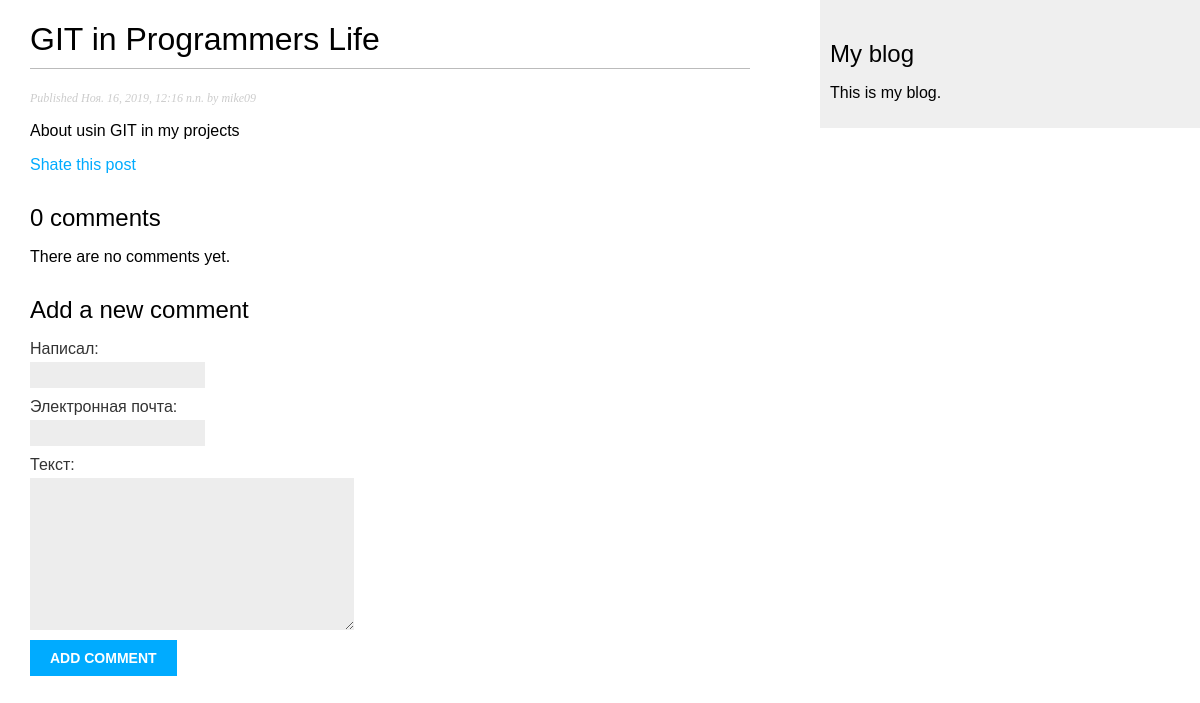
The app's page /blog/2019/11/16/git-programmers-life/, older data.
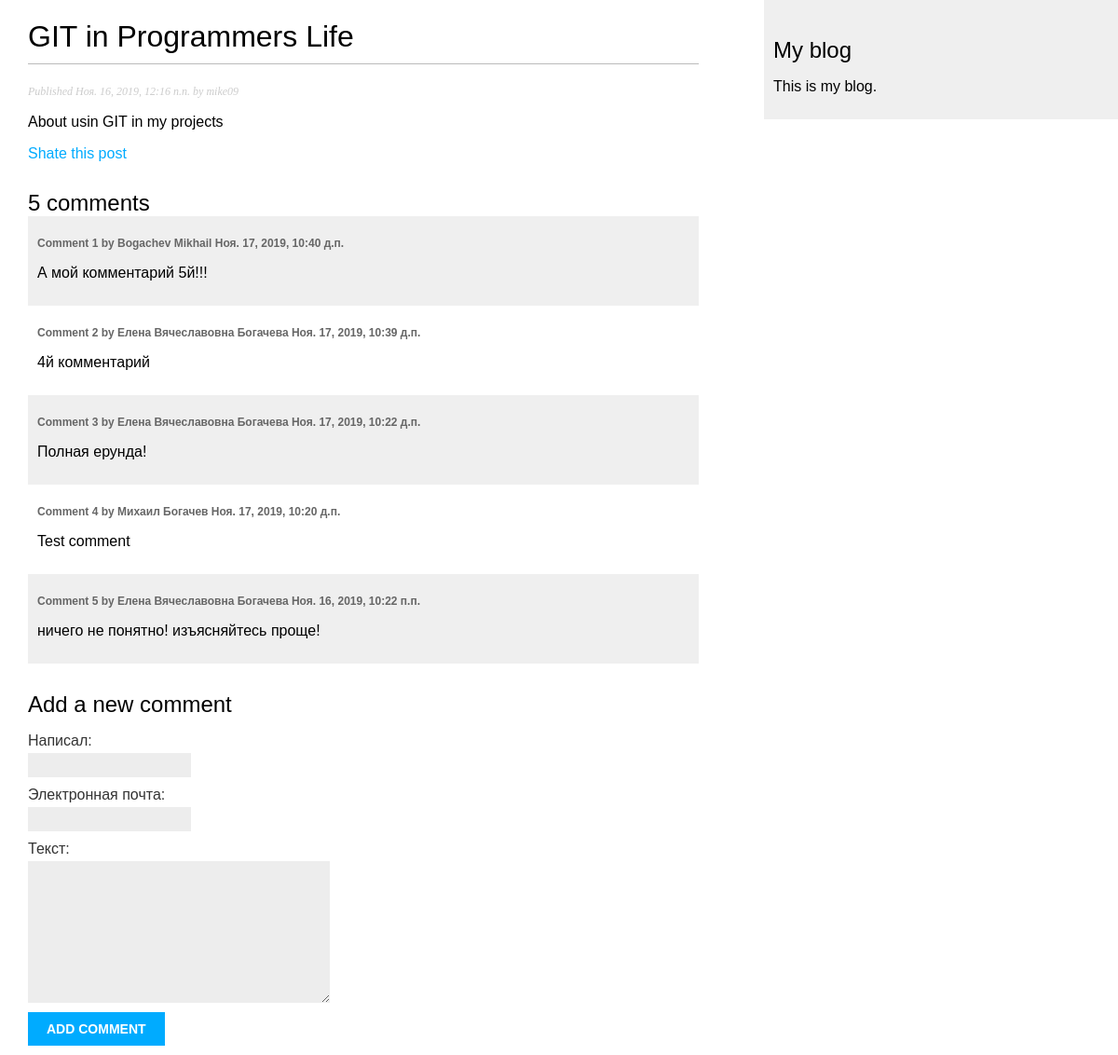
The same page, newer data.
### blog/models.py (models this page shows, shortened)
class Post(models.Model):
	STATUS_CHOICES = (
		('draft', 'Удален'),
		('published', 'Опубликован'),
	)
	title = models.CharField(max_length=250, verbose_name='Заголовок')
	slug = models.SlugField(max_length=250, unique_for_date='publish', verbose_name='Идентификатор')
	author = models.ForeignKey(User, on_delete=models.CASCADE, related_name='blog_posts', verbose_name='Автор')
	body = models.TextField(verbose_name='Текст')
	publish = models.DateTimeField(default=timezone.now, editable=False, verbose_name='Опубликован')
	created = models.DateTimeField(auto_now_add=True, verbose_name='Создан')
	updated = models.DateTimeField(auto_now=True, verbose_name='Обновлен')
	status = models.CharField(max_length=10, choices=STATUS_CHOICES, default='draft', verbose_name='Статус')
	class Meta:
		verbose_name = 'Пост'
		verbose_name_plural = 'Посты'
		ordering = ('-publish',)

class Comment(models.Model):
	post = models.ForeignKey(Post, on_delete=models.CASCADE, related_name='comments')
	name = models.CharField(max_length=80, verbose_name='Написал')
	email = models.EmailField(verbose_name='Электронная почта')
	body = models.TextField(verbose_name='Текст')
	created = models.DateTimeField(auto_now_add=True,verbose_name='Размещен')
	updated = models.DateTimeField(auto_now=True, verbose_name='Изменен')
	active = models.BooleanField(default=True,verbose_name='Активный')
	class Meta:
			verbose_name = 'Комментарий'
			verbose_name_plural = 'Комментарии'
			ordering = ('-created',)

### blog/views.py (the view)
# urls.py: path('<int:year>/<int:month>/<int:day>/<slug:post>/', views.PostDetailView.as_view(), name='post-detail'),
class PostDetailView(generic.DetailView,):
	context_object_name = 'post'
	def setup(self, request, *args, **kwargs):
		super().setup(request, *args, **kwargs)
		if request.method == 'POST':
			self.comment_form = forms.CommentForm(data=self.request.POST)
		else:
			self.comment_form = forms.CommentForm()
		self.blog_post = get_object_or_404(models.Post,
			slug = kwargs['post'],
			status = 'published',
			publish__year = kwargs['year'],
			publish__month = kwargs['month'],
			publish__day = kwargs['day']
		)
		self.new_comment = None
		self.comments = self.blog_post.comments.filter(active=True)
	def get_object(self):
		return self.blog_post
	def get_context_data(self, **kwargs):
		context = super().get_context_data(**kwargs)
		context.update({
			'comments': self.comments,
			'new_comment': self.new_comment,
			'comment_form': self.comment_form
		})
		return context
	def post(self, request, *args, **kwargs):
		if self.comment_form.is_valid():
			self.new_comment = self.comment_form.save(commit=False)
			self.new_comment.post = self.blog_post
			self.new_comment.save()
			self.comment_form.full_clean()
		return super().get(request, *args, **kwargs)

### blog/forms.py
class CommentForm(forms.ModelForm):
	class Meta:
		model = models.Comment
		fields = ('name', 'email', 'body')

### blog/templates/blog/post_detail.html (shortened to what this page needs)
{% extends "blog/base.html" %}
{% block content %}
  <h1>{{ post.title }}</h1>
  <p class="date">
    Published {{ post.publish }} by {{ post.author }}
  </p>
  {{ post.body|linebreaks }}
  <p>
  	<a href="{% url 'blog:post-share' post.id %}">Shate this post</a>
  </p>
  {% with comments.count as total_comments %}
  	<h2>{{ total_comments }} comment{{ total_comments|pluralize }}</h2>
  {% endwith %}
  {% for comment in comments %}
  	<div class="comment">
  		<p class="info">
  			Comment {{ forloop.counter }} by {{ comment.name }} {{ comment.created }}
  		</p>
  		{{ comment.body|linebreaks }}
  	</div>
  {% empty %}
  	<p>There are no comments yet.</p>
  {% endfor %}
  {% if new_comment %}
  	<h2>Your comment has been added.</h2>
  {% else %}
  	<h2>Add a new comment</h2>
  	<form action="." method="post">
  		{{ comment_form.as_p }}
  		<p><input type="submit" value="Add comment"></p>
  	</form>
  {% endif %}
{% endblock %}

### blog/templates/blog/base.html (shortened to what this page needs)
{% load static %}
<!DOCTYPE html>
<html>
<head>
  <link href="{% static "css/blog.css" %}" rel="stylesheet">
</head>
<body>
  <div id="content">
    {% block content %}{% endblock %}
  </div>
  <div id="sidebar">
    <h2>My blog</h2>
      <p>This is my blog.</p>
  </div>
</body>

### blog/static/css/blog.css (style rules this page uses)
body { margin:0; padding:0; font-family:helvetica, sans-serif; }
a { color:#00abff; text-decoration:none; }
h1 { font-weight:normal; border-bottom:1px solid #bbb; padding:0 0 10px 0; }
h2 { font-weight:normal; margin:30px 0 0; }
#content { float:left; width:60%; padding:0 0 0 30px; }
#sidebar { float:right; width:30%; padding:10px; background:#efefef; height:100%; }
p.date { color:#ccc; font-family: georgia, serif; font-size: 12px; font-style: italic; }
label { float:left; clear:both; color:#333; margin-bottom:4px; }
input, textarea { clear:both; float:left; margin:0 0 10px; background:#ededed; border:0; padding:6px 10px; font-size:12px; }
input[type=submit] { font-weight:bold; background:#00abff; color:#fff; padding:10px 20px; font-size:14px; text-transform:uppercase; }
.comment { padding:10px; }
.comment:nth-child(even) { background:#efefef; }
.comment .info { font-weight:bold; font-size:12px; color:#666; }

Row changes from the older to the newer data that the page shows:
added Comment: name "Bogachev Mikhail", created "Ноя. 17, 2019, 10:40 д.п.", body "А мой комментарий 5й!!!"
added Comment: name "Елена Вячеславовна Богачева", created "Ноя. 17, 2019, 10:39 д.п.", body "4й комментарий"
added Comment: name "Елена Вячеславовна Богачева", created "Ноя. 17, 2019, 10:22 д.п.", body "Полная ерунда!"
added Comment: name "Михаил Богачев", created "Ноя. 17, 2019, 10:20 д.п.", body "Test comment"
added Comment: name "Елена Вячеславовна Богачева", created "Ноя. 16, 2019, 10:22 п.п.", body "ничего не понятно! изъясняйтесь проще!"
Text that changed along with them:
{{ total_comments }}: "0" → "5"
text no longer shown: "There are no comments yet."
